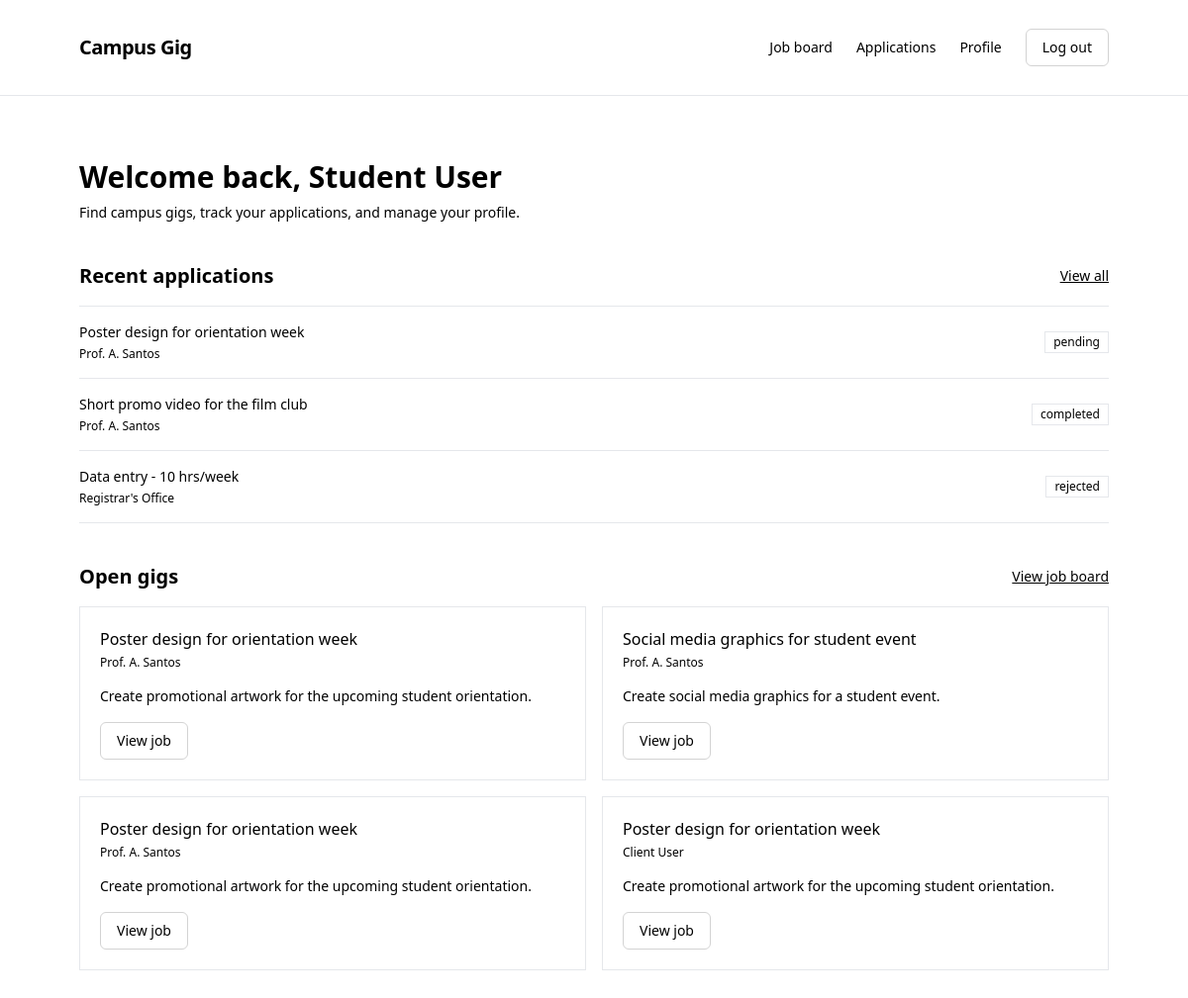
The page /freelancer/dashboard.php (signed in) on the database its author committed.
### tables this page shows
CREATE TABLE applications (
	id VARCHAR(64) NOT NULL,
	job_id VARCHAR(64) NOT NULL,
	freelancer_id VARCHAR(64) NOT NULL,
	title VARCHAR(200) NULL,
	message TEXT NULL,
	status ENUM('pending', 'accepted', 'completed', 'rejected') NOT NULL DEFAULT 'pending',
	applied_at DATETIME NOT NULL DEFAULT CURRENT_TIMESTAMP,
	PRIMARY KEY (id),
	UNIQUE KEY uq_application_job_freelancer (job_id, freelancer_id),
	KEY idx_applications_freelancer (freelancer_id),
	CONSTRAINT fk_applications_job FOREIGN KEY (job_id) REFERENCES jobs (id)
		ON DELETE CASCADE ON UPDATE CASCADE,
	CONSTRAINT fk_applications_freelancer FOREIGN KEY (freelancer_id) REFERENCES users (id)
		ON DELETE RESTRICT ON UPDATE CASCADE
);

CREATE TABLE jobs (
	id VARCHAR(64) NOT NULL,
	client_id VARCHAR(64) NOT NULL,
	title VARCHAR(200) NOT NULL,
	job_type VARCHAR(60) NOT NULL,
	budget DECIMAL(10, 2) NOT NULL DEFAULT 0.00,
	description TEXT NOT NULL,
	status ENUM('open', 'closed', 'completed') NOT NULL DEFAULT 'open',
	deadline DATE NULL,
	posted_at DATETIME NOT NULL DEFAULT CURRENT_TIMESTAMP,
	PRIMARY KEY (id),
	KEY idx_jobs_client (client_id),
	KEY idx_jobs_status (status),
	CONSTRAINT fk_jobs_client FOREIGN KEY (client_id) REFERENCES users (id)
		ON DELETE RESTRICT ON UPDATE CASCADE
);

CREATE TABLE users (
	id VARCHAR(64) NOT NULL,
	role ENUM('admin', 'client', 'freelancer') NOT NULL,
	full_name VARCHAR(150) NOT NULL,
	email VARCHAR(255) NOT NULL,
	password_hash VARCHAR(255) NOT NULL,
	created_at TIMESTAMP NOT NULL DEFAULT CURRENT_TIMESTAMP,
	PRIMARY KEY (id),
	UNIQUE KEY uq_users_email (email)
);

### includes/functions.php (called while the page is built, shortened)
<?php
function e(string $text): string {
    return htmlspecialchars($text, ENT_QUOTES, 'UTF-8');
}
?>

### classes/Freelancer.php (called while the page is built, shortened)
<?php
final class Freelancer
{
    public function applications(string $freelancerId): array
    {
        $statement = $this->db->prepare(
            'SELECT applications.id, applications.job_id AS jobId, jobs.title AS jobTitle,
                    applications.status, applications.applied_at AS appliedAt, users.full_name AS clientName
             FROM applications INNER JOIN jobs ON jobs.id = applications.job_id
             INNER JOIN users ON users.id = jobs.client_id
             WHERE applications.freelancer_id = ? ORDER BY applications.applied_at DESC'
        );
        $statement->bind_param('s', $freelancerId);
        $statement->execute();
        $applications = $statement->get_result()->fetch_all(MYSQLI_ASSOC);
        return $applications;
    }
    public function openJobs(): array
    {
        $result = $this->db->query(
            'SELECT jobs.id, jobs.title, jobs.description, jobs.posted_at AS postedAt,
                    users.full_name AS clientName, user_profiles.organization AS clientOrgUnit
             FROM jobs INNER JOIN users ON users.id = jobs.client_id
             LEFT JOIN user_profiles ON user_profiles.user_id = users.id
             WHERE jobs.status = "open" ORDER BY jobs.posted_at DESC'
        );
        return $result->fetch_all(MYSQLI_ASSOC);
    }
}

### freelancer/dashboard.php (the view, shortened to what this page needs)
<?php
require_once __DIR__ . '/../config/database.php';
require_once __DIR__ . '/../classes/Freelancer.php';
require_once __DIR__ . '/../includes/functions.php';
$currentUser = $_SESSION['currentUser'] ?? null;
$freelancerService = new Freelancer($db);
$applications = $freelancerService->applications($currentUser['id']);
$statusOrder = [
    'pending' => 0,
    'accepted' => 1,
    'completed' => 2,
    'rejected' => 3,
];
usort($applications, function ($a, $b) use ($statusOrder) {
    return ($statusOrder[$a['status']] ?? 99) <=> ($statusOrder[$b['status']] ?? 99);
});
$recommendedJobs = $freelancerService->openJobs();
?>
<!DOCTYPE html>
<html lang="en">
<head>
    <script src="https://cdn.tailwindcss.com"></script>
</head>
<body class="min-h-screen flex flex-col">
<header class="w-full border-b">
    <div class="max-w-[1440px] mx-auto px-20 h-24 flex items-center justify-between">
        <a href="../index.php" class="text-xl font-semibold tracking-tight">Campus Gig</a>
        <div class="flex items-center gap-6">
        <nav aria-label="Freelancer navigation" class="flex items-center gap-6">
            <a href="../jobs/index.php?role=freelancer" class="text-sm">Job board</a>
            <a href="applications.php" class="text-sm">Applications</a>
            <a href="profile.php" class="text-sm">Profile</a>
        </nav>
        <form method="POST" action="">
            <button
    type="submit"
    class="inline-flex items-center justify-center px-4 py-2 text-sm font-medium text-black bg-white border border-[#D3D3D3] rounded-[6px] transition-all duration-150 ease-in-out cursor-pointer hover:bg-black hover:text-white hover:border-black active:scale-[0.98] focus:outline-none focus:ring-2 focus:ring-black focus:ring-offset-1"
>
    Log out
</button>
        </form>
        </div>
    </div>
</header>
<main class="flex-1">
    <div class="max-w-[1440px] mx-auto px-20 py-16 flex flex-col gap-10">
        <section class="flex flex-col gap-2">
            <h1 class="text-3xl font-semibold">
                <?php if (!empty($currentUser['fullName'])): ?>
                    Welcome back, <?= e($currentUser['fullName']) ?>
                <?php else: ?>
                    Freelancer dashboard
                <?php endif; ?>
            </h1>
            <p class="text-sm">
                Find campus gigs, track your applications, and manage your profile.
            </p>
        </section>
        <section aria-labelledby="applications-heading" class="flex flex-col gap-4">
            <div class="flex items-center justify-between gap-4">
                <h2 id="applications-heading" class="text-xl font-semibold">Recent applications</h2>
                <a href="applications.php" class="text-sm underline">View all</a>
            </div>
            <?php if (count($applications) === 0): ?>
                <div class="border border-dashed p-8 flex flex-col gap-3">
                    <p class="text-sm font-medium">You haven't applied to any jobs yet.</p>
                    <a href="../jobs/index.php?role=freelancer" class="text-sm underline">
                        Browse the job board
                    </a>
                </div>
            <?php else: ?>
                <ul class="flex flex-col border-t">
                    <?php foreach (array_slice($applications, 0, 4) as $application): ?>
                        <li class="border-b py-4">
                            <a href="job-detail.php?jobId=<?= urlencode($application['jobId']) ?>"
                               class="flex items-center justify-between gap-4">
                                <div class="flex flex-col gap-1">
                                    <span class="text-sm font-medium"><?= e($application['jobTitle']) ?></span>
                                    <span class="text-xs"><?= e($application['clientName']) ?></span>
                                </div>
                                <span class="text-xs border px-2 py-0.5">
                                    <?= e($application['status']) ?>
                                </span>
                            </a>
                        </li>
                    <?php endforeach; ?>
                </ul>
            <?php endif; ?>
        </section>
        <section aria-labelledby="recommended-jobs-heading" class="flex flex-col gap-4">
            <div class="flex items-center justify-between gap-4">
                <h2 id="recommended-jobs-heading" class="text-xl font-semibold">Open gigs</h2>
                <a href="../jobs/index.php?role=freelancer" class="text-sm underline">View job board</a>
            </div>
            <?php if (count($recommendedJobs) === 0): ?>
                <p class="text-sm">There are no open gigs to show right now.</p>
            <?php else: ?>
                <div class="grid grid-cols-1 md:grid-cols-2 gap-4">
                    <?php foreach (array_slice($recommendedJobs, 0, 4) as $job): ?>
                        <article class="border p-5 flex flex-col gap-4">
                            <div class="flex flex-col gap-1">
                                <h3 class="text-base font-medium"><?= e($job['title']) ?></h3>
                                <span class="text-xs"><?= e($job['clientName']) ?></span>
                            </div>
                            <?php if (!empty($job['description'])): ?>
                                <p class="text-sm"><?= e($job['description']) ?></p>
                            <?php endif; ?>
                            <a href="job-detail.php?jobId=<?= urlencode($job['id']) ?>"
   class="inline-flex items-center justify-center text-sm font-medium text-black bg-white border border-[#D3D3D3] rounded-[6px] px-4 py-2 self-start transition-all duration-150 ease-in-out cursor-pointer hover:bg-[#099639] hover:text-white hover:border-[#099639] active:scale-[0.98] focus:outline-none focus:ring-2 focus:ring-[#099639] focus:ring-offset-1">
    View job
</a>
                        </article>
                    <?php endforeach; ?>
                </div>
            <?php endif; ?>
        </section>
    </div>
</main>
</body>
</html>

### rows shown on the page
applications: job.title "Poster design for orientation week", users.full_name "Prof. A. Santos", status "pending"
applications: job.title "Short promo video for the film club", users.full_name "Prof. A. Santos", status "completed"
applications: job.title "Data entry - 10 hrs/week", users.full_name "Registrar's Office", status "rejected"
jobs: title "Poster design for orientation week", client.full_name "Prof. A. Santos", description "Create promotional artwork for the upcoming student orientation."
jobs: title "Social media graphics for student event", client.full_name "Prof. A. Santos", description "Create social media graphics for a student event."
jobs: title "Poster design for orientation week", client.full_name "Prof. A. Santos", description "Create promotional artwork for the upcoming student orientation."
jobs: title "Poster design for orientation week", client.full_name "Client User", description "Create promotional artwork for the upcoming student orientation."

### other values the page prints
$currentUser['fullName'] "Student User"
